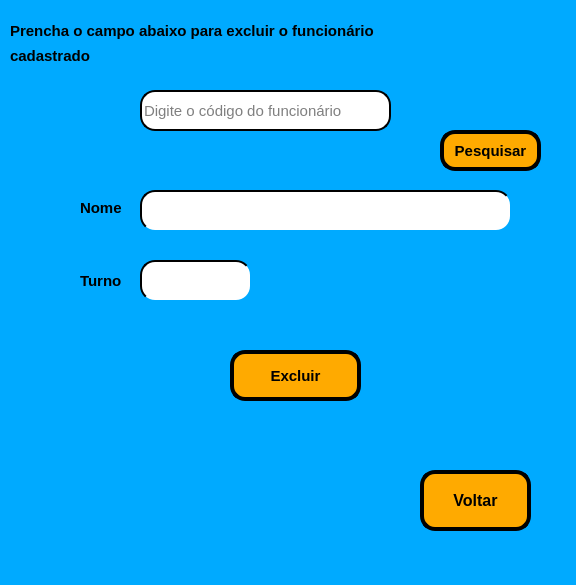
<?xml version="1.0" encoding="UTF-8"?>
<ui version="4.0">
 <class>MainWindow</class>
 <widget class="QMainWindow" name="MainWindow">
  <property name="geometry">
   <rect>
    <x>0</x>
    <y>0</y>
    <width>576</width>
    <height>585</height>
   </rect>
  </property>
  <property name="windowTitle">
   <string>Exluir Funcionário</string>
  </property>
  <property name="styleSheet">
   <string notr="true">background-color: rgb(0, 170, 255);</string>
  </property>
  <widget class="QWidget" name="centralwidget">
   <widget class="QLabel" name="label_10">
    <property name="geometry">
     <rect>
      <x>140</x>
      <y>130</y>
      <width>241</width>
      <height>21</height>
     </rect>
    </property>
    <property name="font">
     <font>
      <pointsize>11</pointsize>
      <weight>75</weight>
      <bold>true</bold>
     </font>
    </property>
    <property name="styleSheet">
     <string notr="true">color: rgb(255, 0, 0);</string>
    </property>
    <property name="text">
     <string/>
    </property>
   </widget>
   <widget class="QLabel" name="label_13">
    <property name="geometry">
     <rect>
      <x>10</x>
      <y>260</y>
      <width>41</width>
      <height>31</height>
     </rect>
    </property>
    <property name="text">
     <string/>
    </property>
    <property name="pixmap">
     <pixmap>gerenciamento-de-tempo.png</pixmap>
    </property>
    <property name="scaledContents">
     <bool>true</bool>
    </property>
   </widget>
   <widget class="QLabel" name="label_8">
    <property name="geometry">
     <rect>
      <x>10</x>
      <y>180</y>
      <width>51</width>
      <height>41</height>
     </rect>
    </property>
    <property name="text">
     <string/>
    </property>
    <property name="pixmap">
     <pixmap>funcionariooo.png</pixmap>
    </property>
    <property name="scaledContents">
     <bool>true</bool>
    </property>
   </widget>
   <widget class="QPushButton" name="nome">
    <property name="geometry">
     <rect>
      <x>140</x>
      <y>190</y>
      <width>371</width>
      <height>41</height>
     </rect>
    </property>
    <property name="font">
     <font>
      <pointsize>10</pointsize>
      <weight>75</weight>
      <bold>true</bold>
     </font>
    </property>
    <property name="styleSheet">
     <string notr="true">background-color: rgb(255, 255, 255);
border-radius: 15px;
border-style: outset;
border-width: 2px;</string>
    </property>
    <property name="text">
     <string/>
    </property>
   </widget>
   <widget class="QLabel" name="label_11">
    <property name="geometry">
     <rect>
      <x>90</x>
      <y>150</y>
      <width>291</width>
      <height>16</height>
     </rect>
    </property>
    <property name="font">
     <font>
      <pointsize>11</pointsize>
      <weight>75</weight>
      <bold>true</bold>
     </font>
    </property>
    <property name="styleSheet">
     <string notr="true">color: rgb(255, 0, 0);</string>
    </property>
    <property name="text">
     <string/>
    </property>
   </widget>
   <widget class="QLabel" name="label_7">
    <property name="geometry">
     <rect>
      <x>80</x>
      <y>270</y>
      <width>61</width>
      <height>21</height>
     </rect>
    </property>
    <property name="font">
     <font>
      <pointsize>11</pointsize>
      <weight>75</weight>
      <bold>true</bold>
     </font>
    </property>
    <property name="text">
     <string>Turno</string>
    </property>
   </widget>
   <widget class="QLabel" name="label_12">
    <property name="geometry">
     <rect>
      <x>150</x>
      <y>410</y>
      <width>541</width>
      <height>20</height>
     </rect>
    </property>
    <property name="font">
     <font>
      <pointsize>11</pointsize>
      <weight>75</weight>
      <bold>true</bold>
     </font>
    </property>
    <property name="text">
     <string/>
    </property>
   </widget>
   <widget class="QPushButton" name="pushButton_4">
    <property name="geometry">
     <rect>
      <x>440</x>
      <y>130</y>
      <width>101</width>
      <height>41</height>
     </rect>
    </property>
    <property name="font">
     <font>
      <pointsize>11</pointsize>
      <weight>75</weight>
      <bold>true</bold>
     </font>
    </property>
    <property name="styleSheet">
     <string notr="true">background-color: rgb(255, 170, 0);
border-radius: 15px;
border-style: outset;
border-width: 4px;
border-color: black;</string>
    </property>
    <property name="text">
     <string>Pesquisar</string>
    </property>
   </widget>
   <widget class="QPushButton" name="pushButton_2">
    <property name="geometry">
     <rect>
      <x>230</x>
      <y>350</y>
      <width>131</width>
      <height>51</height>
     </rect>
    </property>
    <property name="font">
     <font>
      <pointsize>11</pointsize>
      <weight>75</weight>
      <bold>true</bold>
     </font>
    </property>
    <property name="styleSheet">
     <string notr="true">background-color: rgb(255, 170, 0);
border-radius: 15px;
border-style: outset;
border-width: 4px;
border-color: black;</string>
    </property>
    <property name="text">
     <string>Excluir</string>
    </property>
   </widget>
   <widget class="QPushButton" name="pushButton_3">
    <property name="geometry">
     <rect>
      <x>420</x>
      <y>470</y>
      <width>111</width>
      <height>61</height>
     </rect>
    </property>
    <property name="font">
     <font>
      <pointsize>12</pointsize>
      <weight>75</weight>
      <bold>true</bold>
     </font>
    </property>
    <property name="styleSheet">
     <string notr="true">background-color: rgb(255, 170, 0);
border-radius: 15px;
border-style: outset;
border-width: 4px;
border-color: black;</string>
    </property>
    <property name="text">
     <string>Voltar</string>
    </property>
    <property name="icon">
     <iconset>
      <normaloff>voltar.png</normaloff>voltar.png</iconset>
    </property>
   </widget>
   <widget class="QLabel" name="label_2">
    <property name="geometry">
     <rect>
      <x>380</x>
      <y>130</y>
      <width>51</width>
      <height>51</height>
     </rect>
    </property>
    <property name="text">
     <string/>
    </property>
    <property name="pixmap">
     <pixmap>barra-de-pesquisa.png</pixmap>
    </property>
    <property name="scaledContents">
     <bool>true</bool>
    </property>
   </widget>
   <widget class="QLineEdit" name="cod">
    <property name="geometry">
     <rect>
      <x>140</x>
      <y>90</y>
      <width>251</width>
      <height>41</height>
     </rect>
    </property>
    <property name="font">
     <font>
      <pointsize>11</pointsize>
     </font>
    </property>
    <property name="styleSheet">
     <string notr="true">background-color: rgb(255, 255, 255);
border-radius: 15px;
border-style: outset;
border-width: 2px;</string>
    </property>
    <property name="inputMask">
     <string/>
    </property>
    <property name="text">
     <string/>
    </property>
    <property name="placeholderText">
     <string>Digite o código do funcionário</string>
    </property>
   </widget>
   <widget class="QLabel" name="label">
    <property name="geometry">
     <rect>
      <x>10</x>
      <y>0</y>
      <width>541</width>
      <height>61</height>
     </rect>
    </property>
    <property name="font">
     <font>
      <pointsize>11</pointsize>
      <weight>75</weight>
      <bold>true</bold>
     </font>
    </property>
    <property name="text">
     <string>Prencha o campo abaixo para excluir o funcionário </string>
    </property>
   </widget>
   <widget class="QLabel" name="label_4">
    <property name="geometry">
     <rect>
      <x>80</x>
      <y>90</y>
      <width>51</width>
      <height>41</height>
     </rect>
    </property>
    <property name="text">
     <string/>
    </property>
    <property name="pixmap">
     <pixmap>codigo-de-barras.png</pixmap>
    </property>
    <property name="scaledContents">
     <bool>true</bool>
    </property>
   </widget>
   <widget class="QPushButton" name="turno">
    <property name="geometry">
     <rect>
      <x>140</x>
      <y>260</y>
      <width>111</width>
      <height>41</height>
     </rect>
    </property>
    <property name="font">
     <font>
      <pointsize>11</pointsize>
      <weight>75</weight>
      <bold>true</bold>
     </font>
    </property>
    <property name="styleSheet">
     <string notr="true">background-color: rgb(255, 255, 255);
border-radius: 15px;
border-style: outset;
border-width: 2px;</string>
    </property>
    <property name="text">
     <string/>
    </property>
   </widget>
   <widget class="QLabel" name="label_3">
    <property name="geometry">
     <rect>
      <x>80</x>
      <y>200</y>
      <width>55</width>
      <height>16</height>
     </rect>
    </property>
    <property name="font">
     <font>
      <pointsize>11</pointsize>
      <weight>75</weight>
      <bold>true</bold>
     </font>
    </property>
    <property name="text">
     <string>Nome</string>
    </property>
   </widget>
   <widget class="QLabel" name="label_5">
    <property name="geometry">
     <rect>
      <x>10</x>
      <y>40</y>
      <width>101</width>
      <height>31</height>
     </rect>
    </property>
    <property name="font">
     <font>
      <pointsize>11</pointsize>
      <weight>75</weight>
      <bold>true</bold>
     </font>
    </property>
    <property name="text">
     <string>cadastrado</string>
    </property>
   </widget>
  </widget>
  <widget class="QMenuBar" name="menubar">
   <property name="geometry">
    <rect>
     <x>0</x>
     <y>0</y>
     <width>576</width>
     <height>26</height>
    </rect>
   </property>
  </widget>
  <widget class="QStatusBar" name="statusbar"/>
 </widget>
 <resources/>
 <connections/>
</ui>
